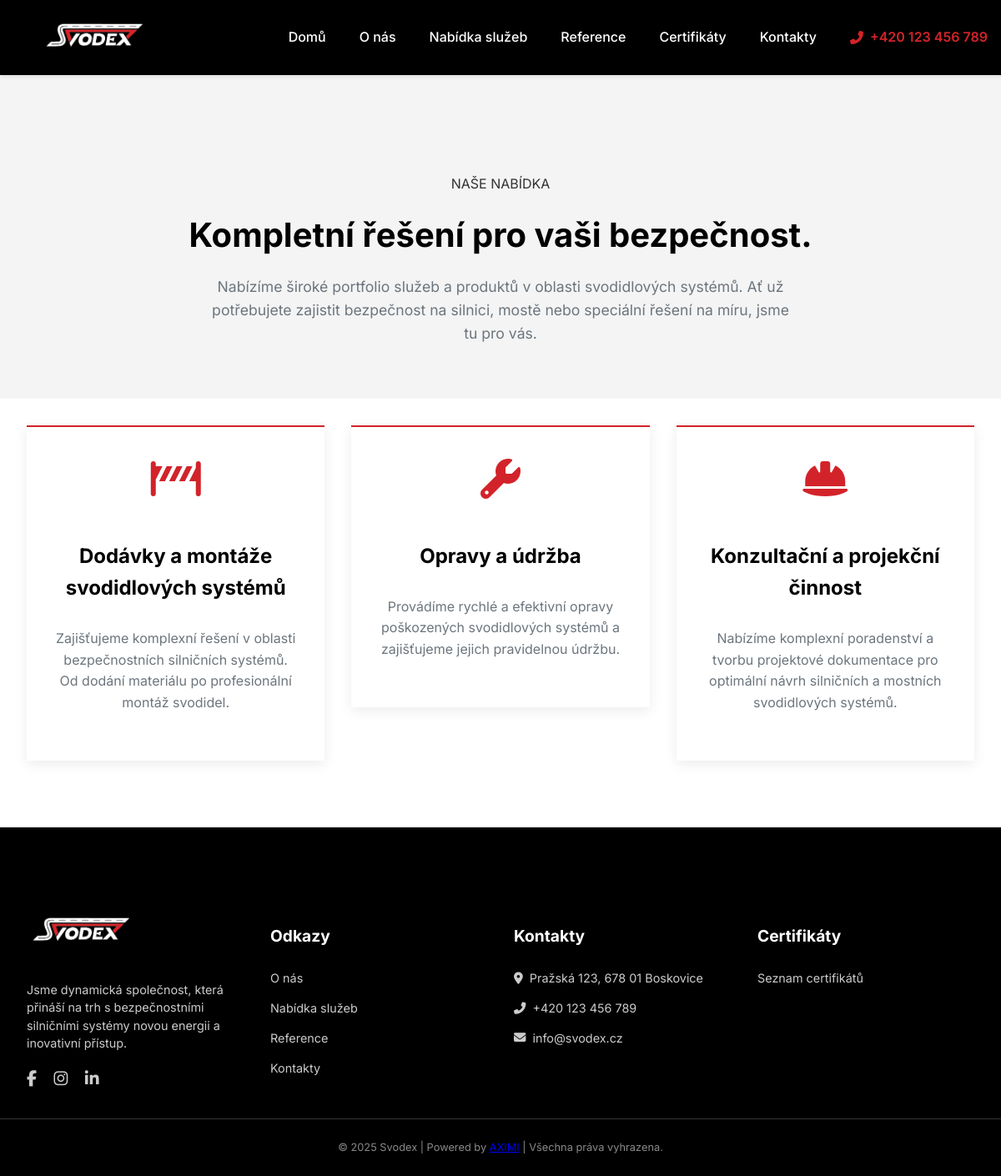
The page /nabidka-sluzeb/ on the database its author committed.
### reference/models.py (models this page shows, shortened)
class Service(models.Model):
    title = models.CharField(max_length=200)
    icon = models.CharField(max_length=50)
    description = models.TextField()
    content = RichTextField(blank=True, null=True) # Nové pole pro detailní text

### svodex_web/views.py (the view)
# urls.py: path('', views.service_list, name='service_list'),
def service_list(request):
    services = Service.objects.all()
    context = {'services': services}
    return render(request, 'reference/service_list.html', context)

### reference/templates/reference/service_list.html (shortened to what this page needs)
{% extends 'base.html' %}
{% load static %}
{% block content %}
    <section class="contact-header-section">
        <div class="container">
            <p class="overline-text">NAŠE NABÍDKA</p>
            <h1>Kompletní řešení pro vaši bezpečnost.</h1>
            <p class="header-description">Nabízíme široké portfolio služeb a produktů v oblasti svodidlových systémů. Ať už potřebujete zajistit bezpečnost na silnici, mostě nebo speciální řešení na míru, jsme tu pro vás.</p>
        </div>
    </section>
    <section class="services-page-section">
        <div class="container">
            <div class="service-cards-grid">
                {% for service in services %}
                <a href="{% url 'service_detail' pk=service.pk %}" class="service-card-link">
                    <div class="service-card">
                        <div class="card-icon">
                            <i class="{{ service.icon }} fa-3x"></i>
                        </div>
                        <div class="card-content">
                            <h3>{{ service.title }}</h3>
                            <p>{{ service.description|truncatewords:20 }}</p>
                        </div>
                    </div>
                </a>
                {% empty %}
                <p class="no-services-message">Momentálně nejsou dostupné žádné služby. Přidejte je prosím v administračním panelu.</p>
                {% endfor %}
            </div>
        </div>
    </section>
{% endblock %}

### static/css/style.css (style rules this page uses)
:root { --primary-color: #000000; --secondary-color: #D2232A; --text-color-light: #fff; --text-color-dark: #333; --background-light: #f4f4f4; }
body { font-family: 'Inter', sans-serif; color: var(--text-color-dark); margin: 0; line-height: 1.6; background-color: transparent; min-height: 100vh; display: flex; flex-direction: column; }
h1, h2, h3 { font-family: 'Inter', sans-serif; color: var(--primary-color); font-weight: 700; }
h1 { font-size: 3rem; margin-bottom: 1rem; }
.container { max-width: 1200px; margin: 0 auto; padding: 2rem; }
.service-cards-grid { display: grid; grid-template-columns: repeat(auto-fit, minmax(300px, 1fr)); gap: 2rem; margin-bottom: 3rem; }
.service-card { background-color: #fff; border-radius: 0px; box-shadow: 0 4px 15px rgba(0, 0, 0, 0.08); padding: 2.5rem 2rem; text-align: center; transition: transform 0.3s ease, box-shadow 0.3s ease; position: relative; overflow: hidden; display: flex; flex-direction: column; }
.service-card-link { text-decoration: none; color: inherit; }
.service-card-link .card-content h3 { text-decoration: none; }
.service-card::before { content: ''; position: absolute; top: 0; left: 0; width: 100%; height: 2px; background-color: var(--secondary-color); }
.card-icon { color: var(--secondary-color); margin-bottom: 1.5rem; transition: color 0.3s ease; }
.card-content { flex-grow: 1; display: flex; flex-direction: column; justify-content: space-between; }
.card-content h3 { font-size: 1.5rem; font-weight: 700; margin-bottom: 0.8rem; color: var(--primary-color); transition: color 0.3s ease; }
.card-content p { font-size: 1rem; color: #6c757d; line-height: 1.6; margin-bottom: 1rem; }
.contact-header-section { background-color: var(--background-light); padding: 5rem 0 2rem; text-align: center; }
.contact-header-section h1 { font-size: 2.5rem; max-width: 800px; margin: 0 auto 1rem; }
.contact-header-section .header-description { max-width: 700px; margin: 0 auto; color: #6c757d; font-size: 1.1rem; }

### rows shown on the page
Service: title "Dodávky a montáže svodidlových systémů", description "Zajišťujeme komplexní řešení v oblasti bezpečnostních silničních systémů. Od dodání materiálu po profesionální montáž svodidel."
Service: title "Opravy a údržba", description "Provádíme rychlé a efektivní opravy poškozených svodidlových systémů a zajišťujeme jejich pravidelnou údržbu."
Service: title "Konzultační a projekční činnost", description "Nabízíme komplexní poradenství a tvorbu projektové dokumentace pro optimální návrh silničních a mostních svodidlových systémů."
